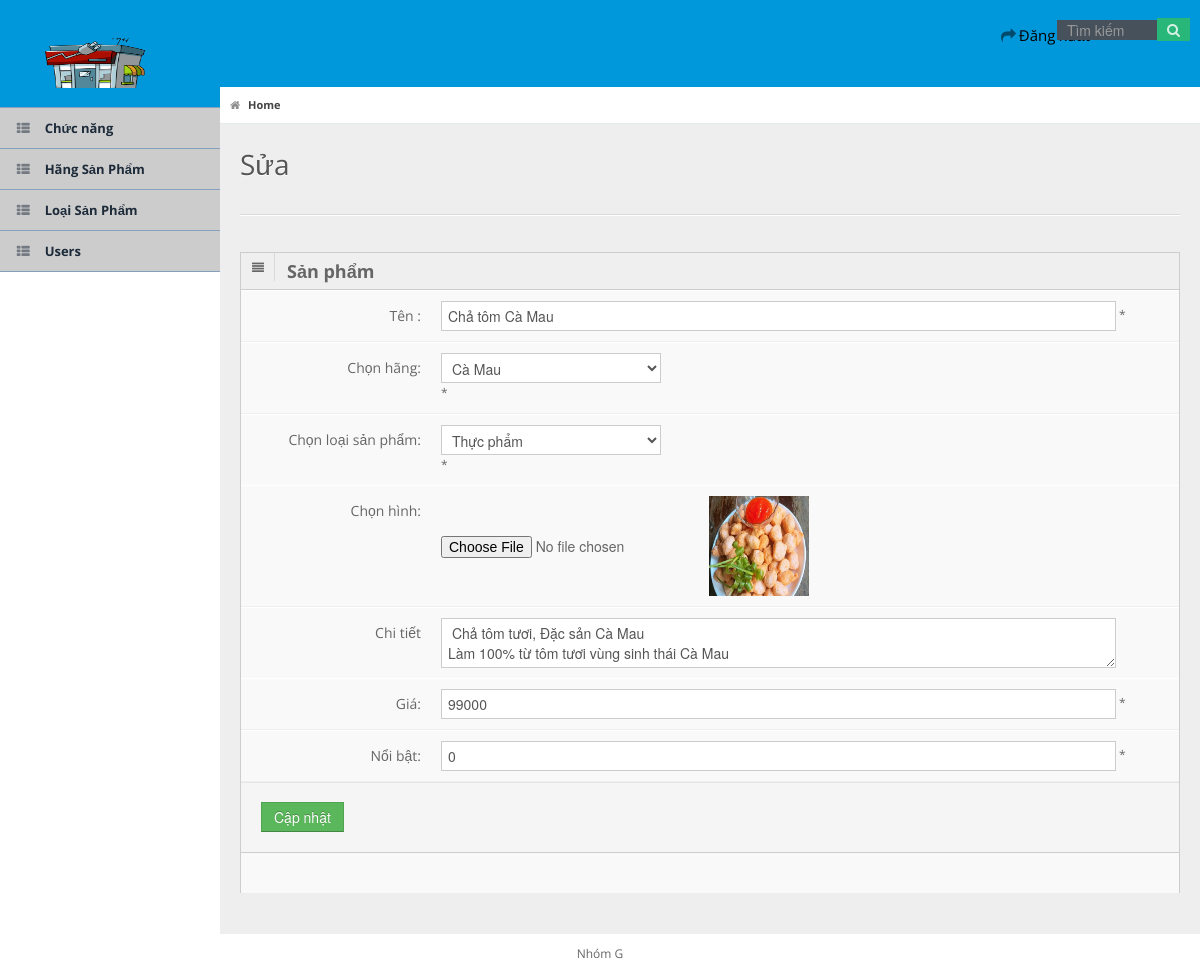
Screenshot of /admin/edit.php?idProduct=78&edit=product (signed in) with the database file from the repository.
### tables this page shows
CREATE TABLE `products` (
  `ID` int(11) NOT NULL,
  `name` varchar(100) DEFAULT NULL,
  `manu_id` int(11) DEFAULT NULL,
  `type_id` int(11) DEFAULT NULL,
  `price` int(11) NOT NULL,
  `pro_image` varchar(150) DEFAULT NULL,
  `description` text NOT NULL,
  `feature` tinyint(4) NOT NULL,
  `created_at` timestamp NOT NULL DEFAULT current_timestamp() ON UPDATE current_timestamp()
);

### admin/models/db.php (called while the page is built, shortened)
<?php
class Db
{
    public static $connection;
    public function __construct()
    {
        if (!self::$connection) {
            self::$connection = new mysqli(DB_HOST, DB_USER, DB_PASSWORD, DB_NAME, PORT);
            self::$connection->set_charset(DB_CHARSET);
        }
        return self::$connection;
    }
}

### admin/models/product.php (called while the page is built, shortened)
<?php
class Product extends Db
{
    function getProductID($id)
    {
        $sql = self::$connection->prepare("SELECT *
        FROM products,manufactures,protypes
        WHERE products.manu_id = manufactures.manu_id and products.type_id = protypes.type_id AND products.id = ?");
        $sql->bind_param("i",$id);
        $sql->execute();
        $items = $sql->get_result()->fetch_all(MYSQLI_ASSOC);
        return $items;
    }
}

### admin/models/manufacture.php (called while the page is built, shortened)
<?php
class Manufacture extends Db
{
    function getAllManufactures()
    {
        $sql = self::$connection->prepare("SELECT * FROM manufactures");
        $sql->execute();
        $items = $sql->get_result()->fetch_all(MYSQLI_ASSOC);
        return $items;
    }
}

### admin/models/protype.php (called while the page is built, shortened)
<?php
class Protype extends Db
{
    function getAllProtype()
    {
        $sql = self::$connection->prepare("SELECT * FROM protypes");
        $sql->execute();
        $items = $sql->get_result()->fetch_all(MYSQLI_ASSOC);
        return $items;
    }
}
?>

### admin/edit.php (the view, shortened to what this page needs)
<?php
require "./form/head.php";
    $edit = "";
    if(isset($_GET['idProduct']) && $_GET['edit']){
        $id = $_GET['idProduct'];
        $edit = $_GET['edit'];
    }
?>
<?php require "./form/header_part.php"; ?>
<?php require "./form/topHeaderMenu.php"; ?>
<?php require "./form/startTopSerch.php"; ?>
<?php require "./form/sidebarMenu.php"; ?>
<?php require "processEdit.php"; ?>
<div id="content">
    <div id="content-header">
        <div id="breadcrumb"> <a href="index.php" title="Go to Home" class="tip-bottom current"><i
                    class="icon-home"></i> Home</a></div>
        <h1>Sửa</h1>
    </div>
    <div class="container-fluid">
        <hr>
        <div class="row-fluid">
            <div class="span12">
                <?php if($edit == "product"){
                                    foreach($product->getProductID($id) as $array){
                                ?>
                <div class="widget-box">
                    <div class="widget-title"> <span class="icon"> <i class="icon-align-justify"></i> </span>
                        <h5>Sản phẩm</h5>
                    </div>
                    <div class="widget-content nopadding">
                        <form action="" method="post" class="form-horizontal" enctype="multipart/form-data">
                            <div class="control-group">
                                <label class="control-label">Tên :</label>
                                <div class="controls">
                                    <input type="text" value="<?= $array['name'] ?>" class="span11"
                                        placeholder="Product name" name="name" required /> *
                                </div>
                            </div>
                            <div class="control-group">
                                <label class="control-label">Chọn hãng:</label>
                                <div class="controls">
                                    <select name="manu_id" id="subcate">
                                        <?php
                                             foreach ($manufacture->getAllManufactures() as $value) {
                                                    if($array['manu_name'] == $value['manu_name']){
                                                ?>
                                        <option selected value="<?= $value['manu_id'] ?>"><?= $value['manu_name'] ?>
                                        </option>
                                        <?php  }else{?>
                                        <option value="<?= $value['manu_id'] ?>"><?= $value['manu_name'] ?></option>
                                        <?php }} ?>
                                    </select> *
                                </div>
                            </div>
                            <div class="control-group">
                                <label class="control-label">Chọn loại sản phẩm:</label>
                                <div class="controls">
                                    <select name="type_id" id="subcate">
                                        <?php foreach ($protype->getAllProtype() as $value) {
                                                    if($value['type_name'] == $array['type_name']){
                                                ?>
                                        <option selected value="<?= $value['type_id'] ?>"><?= $value['type_name'] ?>
                                        </option>
                                        <?php }else{?>
                                        <option value="<?= $value['type_id'] ?>"><?= $value['type_name'] ?></option>
                                        <?php }} ?>
                                    </select> *
                                </div>
                                <div class="control-group">
                                    <label class="control-label">Chọn hình:</label>
                                    <div class="controls">
                                        <input type="file" name="fileUpload" id="fileUpload">
                                        <img style="width:100px;height:100px"
                                            src="<?= "../images/".$array['pro_image'] ?>" alt="">
                                    </div>
                                </div>
                                <div class="control-group">
                                    <label class="control-label">Chi tiết</label>
                                    <div class="controls">
                                        <textarea class="span11" required placeholder="Description"
                                            name="description"><?= $array['description'] ?></textarea>
                                    </div>
                                    <div class="control-group">
                                        <label class="control-label">Giá:</label>
                                        <div class="controls">
                                            <input type="number" value="<?= $array['price'] ?>" class="span11"
                                                placeholder="price" name="price" required /> *
                                        </div>
                                    </div>
                                    <div class="control-group">
                                        <label class="control-label">Nổi bật:</label>
                                        <div class="controls">
                                            <input type="number" value="<?= $array['feature'] ?>" class="span11"
                                                name="feature" min="0" max="1" required /> *
                                        </div>
                                    </div>
                                    <div class="form-actions">
                                        <button type="submit" name="submitEditProduct" class="btn btn-success">Cập
                                            nhật</button>
                                    </div>
                                </div>
                        </form><?php }}?>
                        </div>
                        </div>
                            <div class="row" style="margin-left: 18px;">
                            </div>
                        </div>
                    </div>
                </div>
            </div>
    <?php require "./form/footer_part.php"; ?>
    </body>
    </html>

### admin/css/select2.css (style rules this page uses)
#subcate { display:block !important; }

### admin/css/style.css (style rules this page uses)
a { color: #666; }
select, textarea, input[type="text"], input[type="password"], input[type="datetime"], input[type="datetime-local"], input[type="date"], input[type="month"], input[type="time"], input[type="week"], input[type="number"], input[type="email"], input[type="url"], input[type="search"], input[type="tel"], input[type="color"], .uneditable-input, .label, .dropdown-menu, .btn, .well, .progress, .table-bordered, .btn-group>.btn:first-child, .btn-group>.btn:last-child, .btn-group>.btn:last-child, .btn-group>.dropdown-toggle, .alert { border-radius: 0px; }
.btn, textarea, input[type="text"], input[type="password"], input[type="datetime"], input[type="datetime-local"], input[type="date"], input[type="month"], input[type="time"], input[type="week"], input[type="number"], input[type="email"], input[type="url"], input[type="search"], input[type="tel"], input[type="color"], .uneditable-input { box-shadow: none; }
.progress, .progress-success .bar, .progress .bar-success, .progress-warning .bar, .progress .bar-warning, .progress-danger .bar, .progress .bar-danger, .progress-info .bar, .progress .bar-info, .btn, .btn-primary { background-image: none; }
.form-horizontal .form-actions { padding-left: 20px; }
hr { border-top-color: #dadada; }
#content { background: none repeat scroll 0 0 #eeeeee; margin-left: 220px; margin-right: 0; padding-bottom: 25px; position: relative; min-height: 100%; width: auto; }
#content-header { position: abslute; width: 100%; margin-top: -20px; z-index: 20; }
#content-header h1 { color: #555555; font-size: 28px; font-weight: normal; float: none; text-shadow: 0 1px 0 #ffffff; margin-left: 20px; position: relative; }
#content-header h1, #content-header .btn-group { margin-top: 20px; }
#breadcrumb { background-color: #fff; border-bottom: 1px solid #e3ebed; }
#breadcrumb a { padding: 8px 20px 8px 10px; display: inline-block; background-position: center right; background-repeat: no-repeat; font-size: 11px; color: #666666; }
#breadcrumb a:last-child { background-image: none; }
#breadcrumb a.current { font-weight: bold; color: #444444; }
#breadcrumb a i { margin-right: 5px; opacity: .6; }
.widget-box { background: none repeat scroll 0 0 #F9F9F9; border-left: 1px solid #CDCDCD; border-top: 1px solid #CDCDCD; border-right: 1px solid #CDCDCD; clear: both; margin-top: 16px; margin-bottom: 16px; position: relative; }
.widget-title, .modal-header, .table th, div.dataTables_wrapper .ui-widget-header { background: #efefef; border-bottom: 1px solid #CDCDCD; height: 36px; }
.widget-title span.icon { padding: 9px 10px 7px 11px; float: left; border-right: 1px solid #dadada; }
.widget-title h5 { color: #666; float: left; font-size: 18px; font-weight: bold; padding: 12px; line-height: 12px; margin: 0; }
.widget-content { padding: 15px; border-bottom: 1px solid #cdcdcd; }
.nopadding { padding: 0 !important; }
form { margin-bottom: 0; }
.form-horizontal .control-group { border-top: 1px solid #ffffff; border-bottom: 1px solid #eeeeee; margin-bottom: 0; }
.form-horizontal .control-group:last-child { border-bottom: 0; }
.form-horizontal .control-label { padding-top: 15px; width: 180px; }
.form-horizontal .controls { margin-left: 200px; padding: 10px 0; }
.form-horizontal .form-actions { margin-top: 0; margin-bottom: 0; }

### rows the page displays
products: name "Chả tôm Cà Mau", pro_image (picture), description "Chả tôm tươi, Đặc sản Cà Mau Làm 100% từ tôm tươi vùng sinh thái Cà Mau", price "99000", feature "0"

### other values shown
form field manu_id "Cà Mau"
form field type_id "Thực phẩm"
